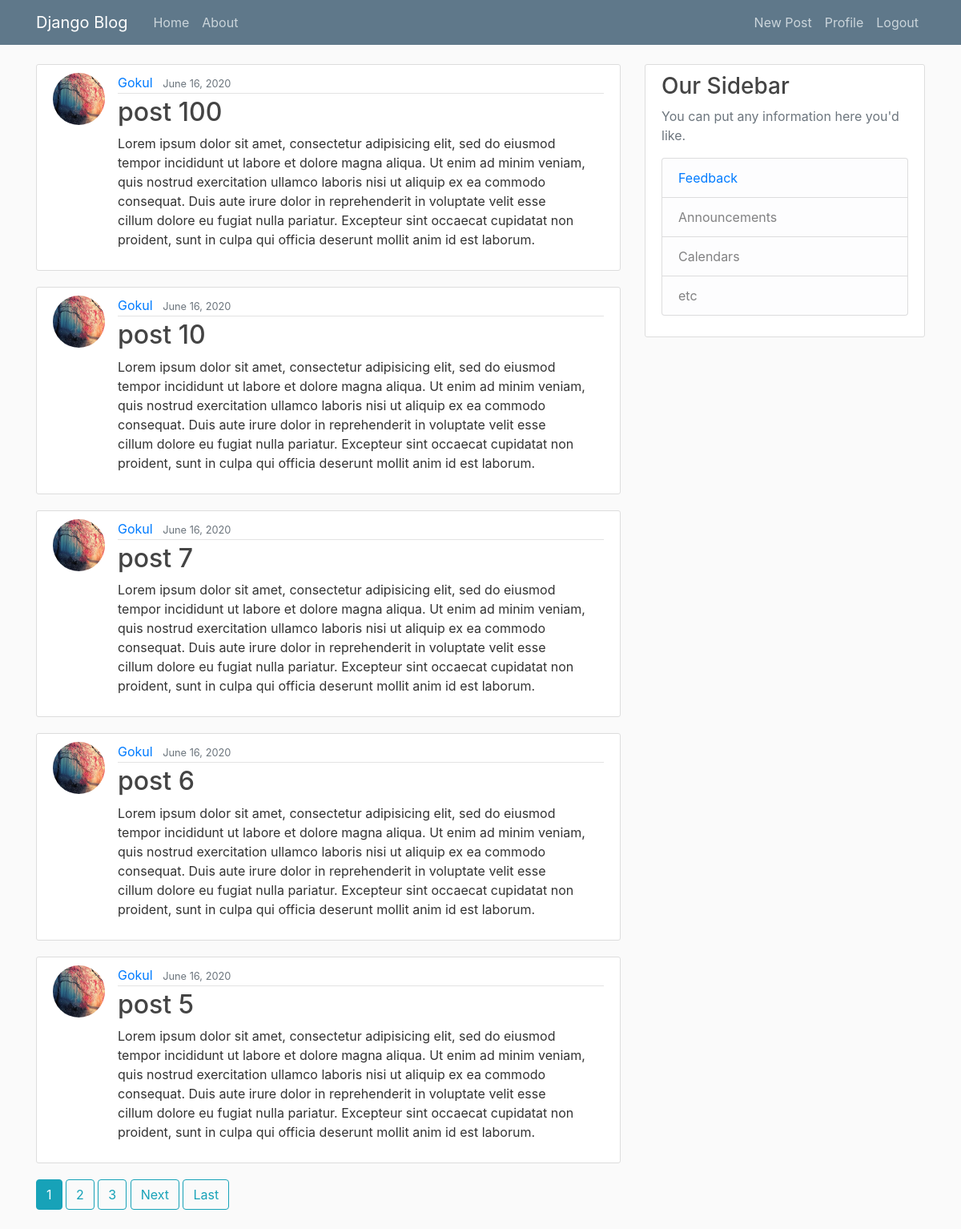
Page / (signed in) on the earlier database version.
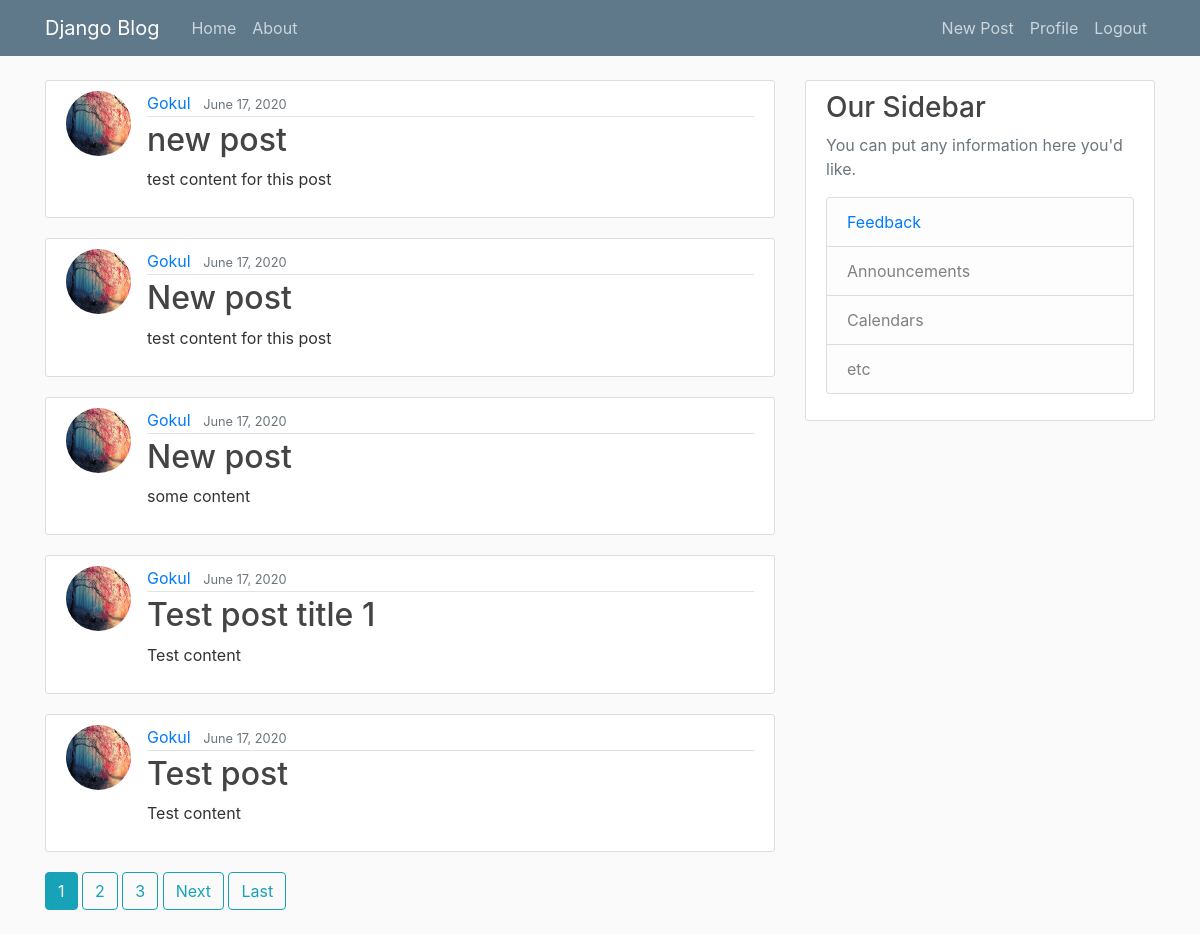
Same page on the later database version.
### blog/models.py (models this page shows, shortened)
class Post(models.Model):
	title = models.CharField(max_length=100)
	content = models.TextField()
	date_posted = models.DateTimeField(default=timezone.now)
	author = models.ForeignKey(User, on_delete=models.CASCADE)

### users/models.py (models this page shows, shortened)
class Profile(models.Model):
    user = models.OneToOneField(User, on_delete=models.CASCADE)
    bio = models.TextField(default='')
    lives_in = models.CharField(max_length=30,default='')
    image = models.ImageField(default='default.jpg', upload_to='profile_pics')

### blog/views.py (the view)
# urls.py: path('', PostListView.as_view(), name='blog-home'),
class PostListView(LoginRequiredMixin, ListView):
	model = Post
	template_name = 'blog/home.html'
	context_object_name = 'posts'
	ordering = ['-date_posted']
	paginate_by = 5

### blog/templates/blog/home.html (shortened to what this page needs)
{% extends "blog/base.html" %}
{% block content %}
	{% for post in posts %}
		<article class="media content-section">
			<img class="rounded-circle article-img" src="{{ post.author.profile.image.url }}">
		  <div class="media-body">
		    <div class="article-metadata">
		      <a class="mr-2" href="#">{{ post.author }}</a>
		      <small class="text-muted">{{ post.date_posted | date:"F d, Y"}}</small>
		    </div>
		    <h2><a class="article-title" href="{% url 'post-detail' post.id %}">{{ post.title }}</a></h2>
		    <p class="article-content">{{ post.content }}</p>
		  </div>
		</article>
	{% endfor %}
{% if is_paginated %}
	{% for num in page_obj.paginator.page_range %}
        {% if page_obj.number == num %}
          <a class="btn btn-info mb-4" href="?page={{ num }}">{{ num }}</a>
        {% elif num > page_obj.number|add:'-3' and num < page_obj.number|add:'3' %}
          <a class="btn btn-outline-info mb-4" href="?page={{ num }}">{{ num }}</a>
        {% endif %}
    {% endfor %}
	{% if page_obj.has_next %}
		<a class = "btn btn-outline-info mb-4" href="?page={{page_obj.next_page_number}}">Next</a>
		<a class = "btn btn-outline-info mb-4" href="?page={{ page_obj.paginator.num_pages}}">Last</a>
	{% endif %}
{% endif %}
{% endblock content %}

Differences in the rows shown:
no longer on this page (row unchanged): Post: author.profile.image (picture), author "Gokul", date_posted "June 16, 2020", title "post 100", content "Lorem ipsum dolor sit amet, consectetur adipisicing elit, sed do eiusmod tempor incididunt ut labore et dolore magna aliqua. Ut enim ad minim veniam, quis nostrud exercitation ullamco laboris nisi ut aliquip ex ea commodo consequat. Duis aute irure dolor in reprehenderit in voluptate velit esse cillum dolore eu fugiat nulla pariatur. Excepteur sint occaecat cupidatat non proident, sunt in culpa qui officia deserunt mollit anim id est laborum."
no longer on this page (row unchanged): Post: author.profile.image (picture), author "Gokul", date_posted "June 16, 2020", title "post 10", content "Lorem ipsum dolor sit amet, consectetur adipisicing elit, sed do eiusmod tempor incididunt ut labore et dolore magna aliqua. Ut enim ad minim veniam, quis nostrud exercitation ullamco laboris nisi ut aliquip ex ea commodo consequat. Duis aute irure dolor in reprehenderit in voluptate velit esse cillum dolore eu fugiat nulla pariatur. Excepteur sint occaecat cupidatat non proident, sunt in culpa qui officia deserunt mollit anim id est laborum."
no longer on this page (row unchanged): Post: author.profile.image (picture), author "Gokul", date_posted "June 16, 2020", title "post 7", content "Lorem ipsum dolor sit amet, consectetur adipisicing elit, sed do eiusmod tempor incididunt ut labore et dolore magna aliqua. Ut enim ad minim veniam, quis nostrud exercitation ullamco laboris nisi ut aliquip ex ea commodo consequat. Duis aute irure dolor in reprehenderit in voluptate velit esse cillum dolore eu fugiat nulla pariatur. Excepteur sint occaecat cupidatat non proident, sunt in culpa qui officia deserunt mollit anim id est laborum."
no longer on this page (row edited): Post: author.profile.image (picture), author "Gokul", date_posted "June 16, 2020", title "post 6", content "Lorem ipsum dolor sit amet, consectetur adipisicing elit, sed do eiusmod tempor incididunt ut labore et dolore magna aliqua. Ut enim ad minim veniam, quis nostrud exercitation ullamco laboris nisi ut aliquip ex ea commodo consequat. Duis aute irure dolor in reprehenderit in voluptate velit esse cillum dolore eu fugiat nulla pariatur. Excepteur sint occaecat cupidatat non proident, sunt in culpa qui officia deserunt mollit anim id est laborum."
no longer on this page (row unchanged): Post: author.profile.image (picture), author "Gokul", date_posted "June 16, 2020", title "post 5", content "Lorem ipsum dolor sit amet, consectetur adipisicing elit, sed do eiusmod tempor incididunt ut labore et dolore magna aliqua. Ut enim ad minim veniam, quis nostrud exercitation ullamco laboris nisi ut aliquip ex ea commodo consequat. Duis aute irure dolor in reprehenderit in voluptate velit esse cillum dolore eu fugiat nulla pariatur. Excepteur sint occaecat cupidatat non proident, sunt in culpa qui officia deserunt mollit anim id est laborum."
added Post: author.profile.image (picture), author "Gokul", date_posted "June 17, 2020", title "new post", content "test content for this post"
added Post: author.profile.image (picture), author "Gokul", date_posted "June 17, 2020", title "New post", content "test content for this post"
added Post: author.profile.image (picture), author "Gokul", date_posted "June 17, 2020", title "New post", content "some content"
added Post: author.profile.image (picture), author "Gokul", date_posted "June 17, 2020", title "Test post title 1", content "Test content"
added Post: author.profile.image (picture), author "Gokul", date_posted "June 17, 2020", title "Test post", content "Test content"
